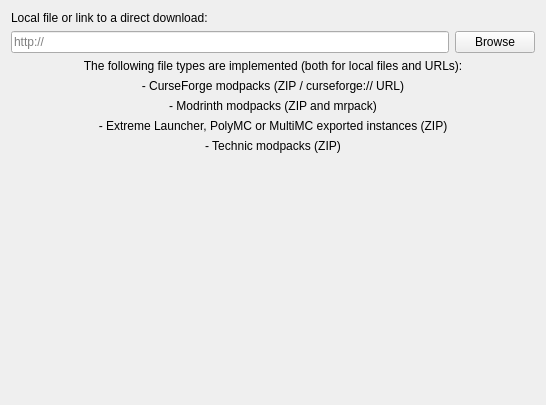
<?xml version="1.0" encoding="UTF-8"?>
<ui version="4.0">
 <class>ImportPage</class>
 <widget class="QWidget" name="ImportPage">
  <property name="geometry">
   <rect>
    <x>0</x>
    <y>0</y>
    <width>546</width>
    <height>405</height>
   </rect>
  </property>
  <layout class="QGridLayout" name="gridLayout">
   <item row="2" column="0">
    <widget class="QLineEdit" name="modpackEdit">
     <property name="placeholderText">
      <string notr="true">http://</string>
     </property>
    </widget>
   </item>
   <item row="2" column="1">
    <widget class="QPushButton" name="modpackBtn">
     <property name="text">
      <string>Browse</string>
     </property>
    </widget>
   </item>
   <item row="3" column="0" rowspan="2" colspan="2">
    <layout class="QVBoxLayout" name="verticalLayout">
     <item>
      <widget class="QLabel" name="label">
       <property name="text">
        <string>The following file types are implemented (both for local files and URLs):</string>
       </property>
       <property name="alignment">
        <set>Qt::AlignCenter</set>
       </property>
      </widget>
     </item>
     <item>
      <widget class="QLabel" name="label_5">
       <property name="text">
        <string>- CurseForge modpacks (ZIP / curseforge:// URL)</string>
       </property>
       <property name="alignment">
        <set>Qt::AlignCenter</set>
       </property>
      </widget>
     </item>
     <item>
      <widget class="QLabel" name="label_3">
       <property name="text">
        <string>- Modrinth modpacks (ZIP and mrpack)</string>
       </property>
       <property name="alignment">
        <set>Qt::AlignCenter</set>
       </property>
      </widget>
     </item>
     <item>
      <widget class="QLabel" name="label_2">
       <property name="text">
        <string>- Extreme Launcher, PolyMC or MultiMC exported instances (ZIP)</string>
       </property>
       <property name="alignment">
        <set>Qt::AlignCenter</set>
       </property>
      </widget>
     </item>
     <item>
      <widget class="QLabel" name="label_4">
       <property name="text">
        <string>- Technic modpacks (ZIP)</string>
       </property>
       <property name="alignment">
        <set>Qt::AlignCenter</set>
       </property>
      </widget>
     </item>
    </layout>
   </item>
   <item row="5" column="0" colspan="2">
    <spacer name="verticalSpacer">
     <property name="orientation">
      <enum>Qt::Vertical</enum>
     </property>
     <property name="sizeHint" stdset="0">
      <size>
       <width>20</width>
       <height>40</height>
      </size>
     </property>
    </spacer>
   </item>
   <item row="0" column="0" colspan="2">
    <widget class="QLabel" name="modpackLabel">
     <property name="text">
      <string>Local file or link to a direct download:</string>
     </property>
    </widget>
   </item>
  </layout>
 </widget>
 <resources/>
 <connections/>
</ui>
